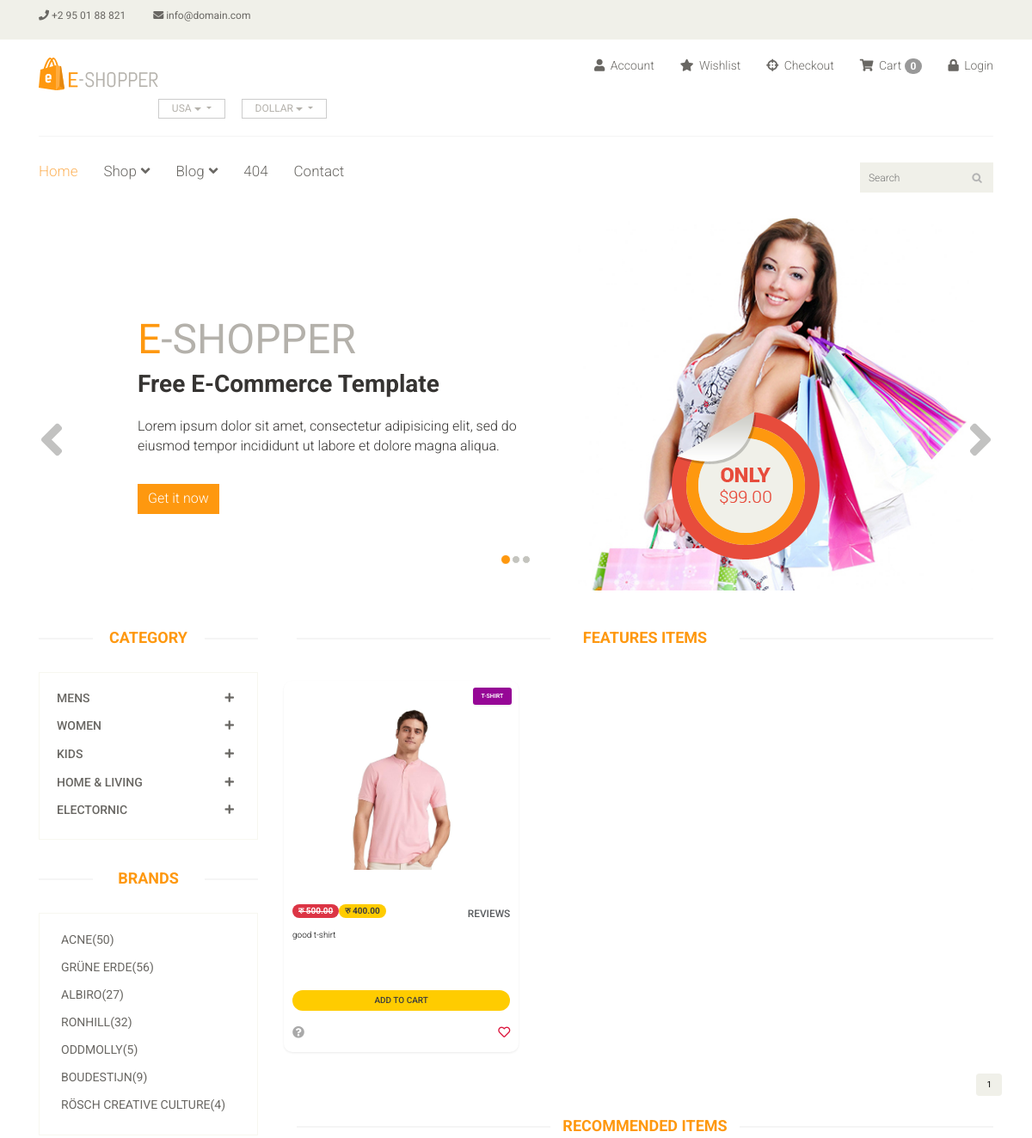
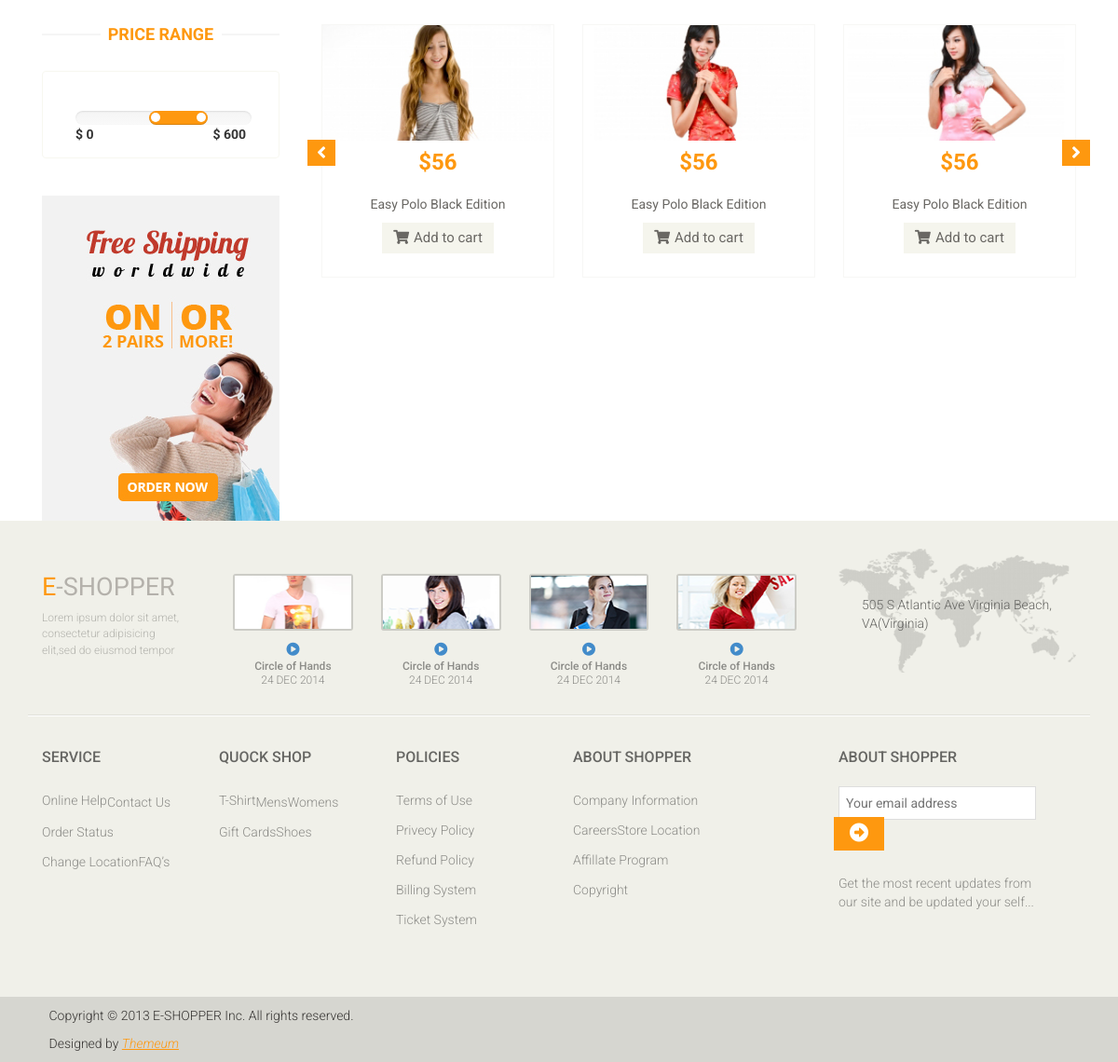
/?category=1, run on the app's committed database (2 pictures, top to bottom).
### main/models.py (models this page shows, shortened)
class Category(models.Model):
    title=models.CharField(max_length=200)

class Product(models.Model):
    image=models.ImageField(upload_to='prodcuts',null=True,blank=True)
    image2=models.ImageField(upload_to='prodcuts',null=True,blank=True)
    image3=models.ImageField(upload_to='prodcuts',null=True,blank=True)
    name=models.CharField(max_length=50)
    category=models.ForeignKey(Category, on_delete=models.CASCADE)
    subcategory=models.ForeignKey(SubCategory, on_delete=models.CASCADE)
    desc=RichTextField(blank=True)
    mark_price=models.DecimalField(max_digits=10,decimal_places=2)
    descount_percent=models.DecimalField(max_digits=4,decimal_places=2)
    price=models.DecimalField(max_digits=10,decimal_places=2,editable=False)
    date=models.DateField(auto_now=True)

### main/views.py (the view)
# urls.py: path("",index,name="index"),
def index(request):
    cate=Category.objects.all()
    cateid=request.GET.get('category')
    if cateid:
            product=Product.objects.filter(subcategory=cateid)
    else:
        product=Product.objects.all()
    paginator=Paginator(product,2)
    num_page=request.GET.get('page')
    data=paginator.get_page(num_page) #it fetch current page data
    total=data.paginator.num_pages #3
    context={
        'product':product,
        'cate':cate,
        'data':data,
        'num':[i+1 for i in range(total)]#1,2,3
        }
    return render(request,'main/index.html',context)

### templates/main/index.html (shortened to what this page needs)
{% extends "base.html" %}
{% load static %}
{% block content %}
	<section id="slider">
		<div class="container">
			<div class="row">
				<div class="col-sm-12">
					<div id="slider-carousel" class="carousel slide" data-ride="carousel">
						<ol class="carousel-indicators">
							<li data-target="#slider-carousel" data-slide-to="0" class="active"></li>
							<li data-target="#slider-carousel" data-slide-to="1"></li>
							<li data-target="#slider-carousel" data-slide-to="2"></li>
						</ol>
						<div class="carousel-inner">
							<div class="item active">
								<div class="col-sm-6">
									<h1><span>E</span>-SHOPPER</h1>
									<h2>Free E-Commerce Template</h2>
									<p>Lorem ipsum dolor sit amet, consectetur adipisicing elit, sed do eiusmod tempor incididunt ut labore et dolore magna aliqua. </p>
									<button type="button" class="btn btn-default get">Get it now</button>
								</div>
								<div class="col-sm-6">
									<img src="/static/images/home/girl1.jpg" class="girl img-responsive" alt="" />
									<img src="/static/images/home/pricing.png"  class="pricing" alt="" />
								</div>
							</div>
						</div>
						<a href="#slider-carousel" class="left control-carousel hidden-xs" data-slide="prev">
							<i class="fa fa-angle-left"></i>
						</a>
						<a href="#slider-carousel" class="right control-carousel hidden-xs" data-slide="next">
							<i class="fa fa-angle-right"></i>
						</a>
					</div>
				</div>
			</div>
		</div>
	</section>
	<section>
		<div class="container">
			<div class="row">
				<div class="col-sm-3">
					<div class="left-sidebar">
						<h2>Category</h2>
						<div class="panel-group category-products" id="accordian">
							{% for i in cate %}
							<div class="panel panel-default">
								<div class="panel-heading">
									<h4 class="panel-title">
										<a data-toggle="collapse" data-parent="#accordian" href="#{{i.id}}">
											<span class="badge pull-right"><i class="fa fa-plus"></i></span>
											{{i.title}}
										</a>
									</h4>
								</div>
							</div>
							{% endfor %}
						</div>
						<div class="brands_products">
							<h2>Brands</h2>
							<div class="brands-name">
								<ul class="nav nav-pills nav-stacked">
									<li><a href="#"> <span class="pull-right">(50)</span>Acne</a></li>
									<li><a href="#"> <span class="pull-right">(56)</span>Grüne Erde</a></li>
									<li><a href="#"> <span class="pull-right">(27)</span>Albiro</a></li>
									<li><a href="#"> <span class="pull-right">(32)</span>Ronhill</a></li>
									<li><a href="#"> <span class="pull-right">(5)</span>Oddmolly</a></li>
									<li><a href="#"> <span class="pull-right">(9)</span>Boudestijn</a></li>
									<li><a href="#"> <span class="pull-right">(4)</span>Rösch creative culture</a></li>
								</ul>
							</div>
						</div>
						<div class="price-range">
							<h2>Price Range</h2>
							<div class="well text-center">
								 <input type="text" class="span2" value="" data-slider-min="0" data-slider-max="600" data-slider-step="5" data-slider-value="[250,450]" id="sl2" ><br />
								 <b class="pull-left">$ 0</b> <b class="pull-right">$ 600</b>
							</div>
						</div>
						<div class="shipping text-center">
							<img src="/static/images/home/shipping.jpg" alt="" />
						</div>
					</div>
				</div>
				<div class="col-sm-9 padding-right">
					<h2 class="title text-center">Features Items</h2>
					<div class="container-fluid bg-trasparent my-4 p-3" style="position: relative">
						<div class="row row-cols-1 row-cols-xs-2 row-cols-sm-2 row-cols-lg-3 g-3">
						  {% for i in data %}
							<div class="col hp">
							<div class="card h-100 shadow-sm">
								<a target="_blank" href="{% url 'product_detail' i.id %}">
									<img src="{{i.image.url}}" class="card-img-top" alt="product.title" />
								</a>
							  <div class="label-top shadow-sm">
								<a class="text-white" target="_blank" href="">{{i.name}}</a>
							  </div>
							  <div class="card-body">
								<div class="clearfix mb-3">
									<span class="float-start badge rounded-pill bg-danger text-decoration-line-through">रु {{i.mark_price}}</span>
								  <span class="float-start badge rounded-pill bg-success">रु {{i.price}}</span>
								  <span class="float-end"><a href="#" class="small text-muted text-uppercase aff-link">reviews</a></span>
								</div>
								<h5 class="card-title">
								  <a target="_blank" href="#">{{i.desc|truncatewords:20|safe}}</a>
								</h5>
								<div class="d-grid gap-2 my-4">
								  <a href="{% url 'cart_add' i.id %}" class="btn btn-warning bold-btn">add to cart</a>
								</div>
								<div class="clearfix mb-1">
								  <span class="float-start"><a href="#"><i class="fas fa-question-circle"></i></a></span>
								  <span class="float-end">
									<i class="far fa-heart" style="cursor: pointer"></i>
								  </span>
								</div>
							  </div>
							</div>
						  </div>
						  {% endfor %}
						</div>
					  </div>
					  <nav aria-label="Page navigation example" class="d-flex">
						<ul class="pagination ms-auto">
						  {% for n in num %}
						  <li class="page-item"><a class="page-link" href="?page={{n}}">{{n}}</a></li>
						  {% endfor %}
						</ul>
					  </nav>
					<div class="recommended_items">
						<h2 class="title text-center">recommended items</h2>
						<div id="recommended-item-carousel" class="carousel slide" data-ride="carousel">
							<div class="carousel-inner">
								<div class="item active">
									<div class="col-sm-4">
										<div class="product-image-wrapper">
											<div class="single-products">
												<div class="productinfo text-center">
													<img src="/static/images/home/recommend1.jpg" alt="" />
													<h2>$56</h2>
													<p>Easy Polo Black Edition</p>
													<a href="#" class="btn btn-default add-to-cart"><i class="fa fa-shopping-cart"></i>Add to cart</a>
												</div>
											</div>
										</div>
									</div>
									<div class="col-sm-4">
										<div class="product-image-wrapper">
											<div class="single-products">
												<div class="productinfo text-center">
													<img src="/static/images/home/recommend2.jpg" alt="" />
													<h2>$56</h2>
													<p>Easy Polo Black Edition</p>
													<a href="#" class="btn btn-default add-to-cart"><i class="fa fa-shopping-cart"></i>Add to cart</a>
												</div>
											</div>
										</div>
									</div>
									<div class="col-sm-4">
										<div class="product-image-wrapper">
											<div class="single-products">
												<div class="productinfo text-center">
													<img src="/static/images/home/recommend3.jpg" alt="" />
													<h2>$56</h2>
													<p>Easy Polo Black Edition</p>
													<a href="#" class="btn btn-default add-to-cart"><i class="fa fa-shopping-cart"></i>Add to cart</a>
												</div>
											</div>
										</div>
									</div>
								</div>
							</div>
							 <a class="left recommended-item-control" href="#recommended-item-carousel" data-slide="prev">
								<i class="fa fa-angle-left"></i>
							  </a>
							  <a class="right recommended-item-control" href="#recommended-item-carousel" data-slide="next">
								<i class="fa fa-angle-right"></i>
							  </a>
						</div>
					</div>
				</div>
			</div>
		</div>
	</section>
	{% endblock content %}

### static/css/product.css (style rules this page uses)
:root { --font1: 'Heebo', sans-serif; --font2: 'Fira Sans Extra Condensed', sans-serif; --font3: 'Roboto', sans-serif; --btnbg: #ffcc00; --btnfontcolor: rgb(61, 61, 61); --btnfontcolorhover: rgb(255, 255, 255); --btnbghover: #ffc116; --btnactivefs: rgb(241, 195, 46); --label-index: #960796; --danger-index: #5bc257; --link-color: #000; --link-color-hover: #fff; --bg-content-color: #ffcc00; }
.container-fluid { max-width: 1400px; }
.card { background: #fff; box-shadow: 0 6px 10px rgba(0, 0, 0, .08), 0 0 6px rgba(0, 0, 0, .05); transition: .3s transform cubic-bezier(.155, 1.105, .295, 1.12), .3s box-shadow, .3s -webkit-transform cubic-bezier(.155, 1.105, .295, 1.12); border: 0; border-radius: 1rem; }
.card-img, .card-img-top { border-top-left-radius: calc(1rem - 1px); border-top-right-radius: calc(1rem - 1px); }
.card h5 { overflow: hidden; height: 55px; font-weight: 300; font-size: 1rem; }
.card h5 a { color: black; text-decoration: none; }
.card-img-top { width: 100%; min-height: 250px; max-height: 250px; object-fit: contain; padding: 30px; }
.label-top { position: absolute; background-color: var(--label-index); color: #fff; top: 8px; right: 8px; padding: 5px 10px 5px 10px; font-size: .7rem; font-weight: 600; border-radius: 3px; text-transform: uppercase; }
.aff-link { font-weight: 500; }
.bold-btn { font-size: 1rem; font-weight: 500; text-transform: uppercase; padding: 5px 50px 5px 50px; }
.btn-warning { background: var(--btnbg); color: var(--btnfontcolor); fill: #ffffff; border: none; text-decoration: none; outline: 0; border-radius: 100px; }
.bg-success { font-size: 1rem; background-color: var(--btnbg)!important; color: var(--btnfontcolor)!important; }
.bg-danger { font-size: 1rem; }
.fa-question-circle:before { color: darkgray; }
.fa-heart:before { color:crimson; }

### data on the page
Category: title "MENS"
Category: title "WOMEN"
Category: title "KIDS"
Category: title "HOME & LIVING"
Category: title "ELECTORNIC"
Product: image (picture), name "T-SHIRT", mark_price "500.00", price "400.00", desc "good t-shirt"

### other printed values
{{ request.session.cart|length }} "0"
{{ n }} "1"
